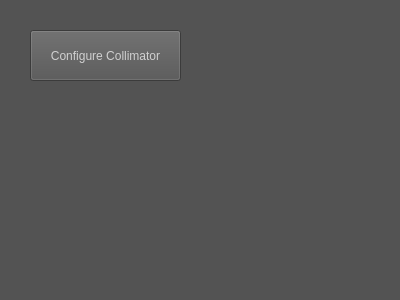
<?xml version="1.0" encoding="UTF-8"?>
<ui version="4.0">
 <class>CollimatorConfigurationWidget</class>
 <widget class="QWidget" name="CollimatorConfigurationWidget">
  <property name="geometry">
   <rect>
    <x>0</x>
    <y>0</y>
    <width>400</width>
    <height>300</height>
   </rect>
  </property>
  <property name="windowTitle">
   <string>Form</string>
  </property>
  <property name="styleSheet">
   <string notr="true">color: rgb(208, 208, 208);
background-color: rgb(83, 83, 83);</string>
  </property>
  <widget class="QPushButton" name="configureCollimatorPushButton">
   <property name="geometry">
    <rect>
     <x>30</x>
     <y>30</y>
     <width>151</width>
     <height>51</height>
    </rect>
   </property>
   <property name="text">
    <string>Configure Collimator</string>
   </property>
  </widget>
 </widget>
 <resources/>
 <connections/>
</ui>
